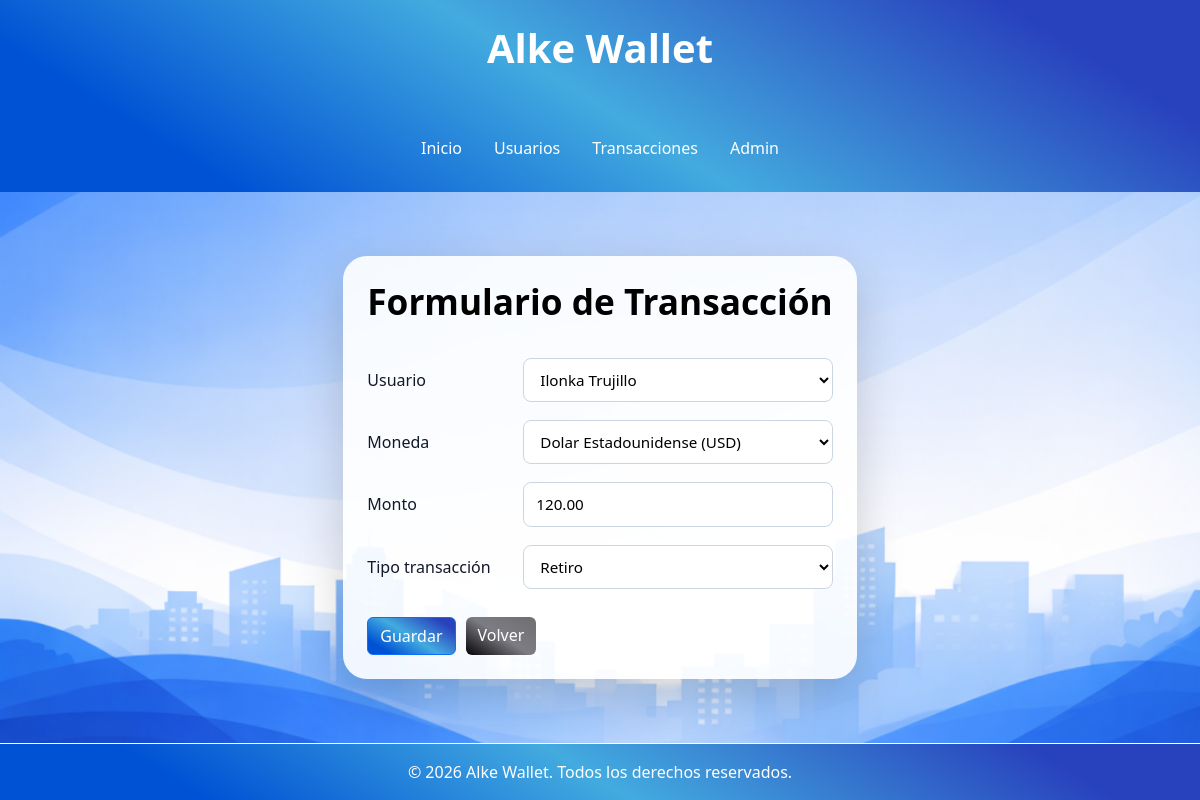
Screenshot of /transacciones/editar/3/ with the database file from the repository.
### wallet/models.py (models this page shows, shortened)
class Transaccion(models.Model):
    TIPO_TRANSACCION = [
        ('deposito', 'Depósito'),
        ('retiro', 'Retiro'),
        ('transferencia', 'Transferencia'),
    ]
    usuario = models.ForeignKey(Usuario, on_delete=models.CASCADE, related_name='transacciones')
    moneda = models.ForeignKey(Moneda, on_delete=models.CASCADE, related_name='transacciones')
    monto = models.DecimalField(max_digits=12, decimal_places=2)
    tipo_transaccion = models.CharField(max_length=20, choices=TIPO_TRANSACCION)
    fecha = models.DateTimeField(auto_now_add=True)

### wallet/views.py (the view)
# urls.py: path('transacciones/editar/<int:pk>/', TransaccionUpdateView.as_view(), name='transaccion_update'),
class TransaccionUpdateView(UpdateView):
    model = Transaccion
    fields = ['usuario', 'moneda', 'monto', 'tipo_transaccion']
    template_name = 'wallet/transaccion_form.html'
    success_url = reverse_lazy('transaccion_list')

### wallet/models.py (called while the page is built)
    def __str__(self):
        return self.nombre

    def __str__(self):
        return f"{self.nombre} ({self.simbolo})"

### wallet/templates/wallet/transaccion_form.html (shortened to what this page needs)
{% extends 'wallet/base.html' %}
{% block content %}
<div class="transactions-container">
    <div class="card card-base form-card shadow-lg p-4">
        <h2 class="title">Formulario de Transacción</h2>
        <form method="post" class="custom-form">
            <div class="form-group-custom">
                <label for="{{ form.usuario.id_for_label }}">Usuario</label>
                {{ form.usuario }}
            </div>
            <div class="form-group-custom">
                <label for="{{ form.moneda.id_for_label }}">Moneda</label>
                {{ form.moneda }}
            </div>
            <div class="form-group-custom">
                <label for="{{ form.monto.id_for_label }}">Monto</label>
                {{ form.monto }}
            </div>
            <div class="form-group-custom">
                <label for="{{ form.tipo_transaccion.id_for_label }}">Tipo transacción</label>
                {{ form.tipo_transaccion }}
            </div>
            <div class="form-actions">
                <button type="submit" class="btn btn-primary">
                    Guardar
                </button>
                <a href="{% url 'transaccion_list' %}" class="btn btn-secondary">
                    Volver
                </a>
            </div>
        </form>
    </div>
</div>
{% endblock %}

### wallet/static/wallet/css/style.css (style rules this page uses)
:root { --color-primario: #0052D4; --color-secundario: #43abdf; --color-opcional: #2841bd; }
h2 { color: black; text-align: center; font-size: 2.2rem; font-weight: 700; margin-bottom: 25px; }
.background-app { background: url('../img/fondo.jpg') no-repeat center center; background-size: cover; background-position: center; background-attachment: fixed; height: 100vh; margin: 0; }
.card-base { width: 100%; border-radius: 20px; border: none; background: rgba(255, 255, 255, 0.9); }
.form-card { max-width: 640px; width: 100%; margin: 0 auto; border-radius: 24px; }
.custom-form { margin-top: 10px; }
.form-group-custom { display: flex; align-items: center; gap: 16px; margin-bottom: 18px; }
.form-group-custom label { width: 140px; font-weight: 500; color: #111827; margin: 0; }
.form-group-custom input, .form-group-custom select, .form-group-custom textarea { flex: 1; padding: 10px 12px; border: 1px solid #cbd5e1; border-radius: 8px; font-size: 0.95rem; background-color: #ffffff; }
.form-actions { display: flex; gap: 10px; margin-top: 28px; }
.btn-secondary { background: #6b7280; color: white; border: none; }
.btn-primary { background: linear-gradient(32deg, #0052D4 16%, #43abdf 49%, #2841bd 87%); }
.btn-secondary { background: linear-gradient(33deg, #040406 0%, #7c7c83 50%, #6f6f71 100%); }

### rows the page displays
Transaccion: usuario "Ilonka Trujillo", moneda "Dolar Estadounidense (USD)", monto "120.00", tipo_transaccion "Retiro"
